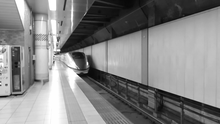
%> input picture Step 1 - Image Coder/image1.bmp, 220 x 124 px, shrunk from 1280 x 720 before the run
$ octave temporal.m   (GNU Octave 9; MATLAB toolbox functions it lacks are replaced by stand-ins)
%> lines starting %> are read from the running program, lines starting %| are printed output that depends on the picture
clc; clear all; %close all;

tic;    %Start Timer

pic1 = imread('image1.bmp'); %Get Picture 1
%> pic1 is the input picture: size 124x220 uint8; min 2, max 255, mean 133.4
pic2 = imread('image2.bmp'); %Get Picture 2
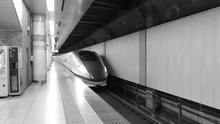
%> input picture Step 1 - Image Coder/image2.bmp, 220 x 124 px, shrunk from 1280 x 720 before the run
%> pic2 is the input picture: size 124x220 uint8; min 0, max 255, mean 129.3

M = 24;     %Side length of Search Area Block
Bsize = 8;  %Block Size

%Padding the Reference Picture to accomodate the expansion due to search
%area
pic1padded = padarray(pic1,[0 8],'pre');
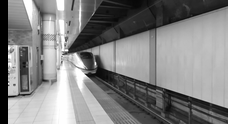
%> pic1padded: size 124x228 uint8; min 0, max 255, mean 128.7
pic1padded = padarray(pic1padded,[0 8],'post');
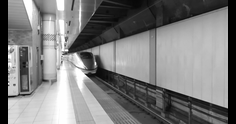
%> pic1padded: size 124x236 uint8; min 0, max 255, mean 124.4
pic1padded = padarray(pic1padded,[8 0],'pre');
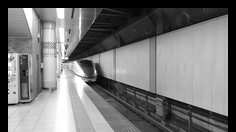
%> pic1padded: size 132x236 uint8; min 0, max 255, mean 116.8
pic1padded = padarray(pic1padded,[8 0],'post');
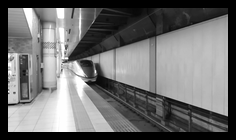
%> pic1padded: size 140x236 uint8; min 0, max 255, mean 110.1

[h1,w1] = size(pic1padded); %Height and Width of Padded reference pic
%> h1 = 140; w1 = 236
[h2,w2] = size(pic2);       %Height and Width of target pic
%> h2 = 124; w2 = 220

X2=[];          %Initialize End point of vector [X direction]
Y2=[];          %Initialize End point of vector [Y direction]
X1=[];          %Initialize Start point of vector [X direction]
Y1=[];          %Initialize Start point of vector [Y direction]
predictedpic=[];   %Initialize predicted picture

for a = 1:Bsize:h1-2*Bsize      %Move the search area by Bsize along y dir
    for b = 1:Bsize:w1-2*Bsize  %Move the search area by Bsize along x dir
                X2mat=[]; Y2mat=[]; sad=[]; compblock = cell(1,256); id=1;  %Initialize SAD, Comparing block and Position matrices
%> (the run ends here)
